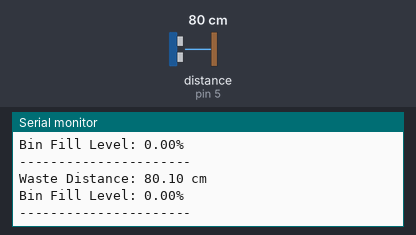
Simulated run of this sketch. Board: Arduino Uno, built with avr-gcc and run on an emulated ATmega328P. Shown: the last lines printed to the serial monitor. Wiring (inferred from the names in the program): ultrasonic range finder: trigger pin 4; echo pin 5. Inputs (shaded band) come from the test bench; at power-on: distance to the obstacle (sensor on pin 5) 80 cm. The echo pulse lasts 58.3 µs per cm.

Above: at 1.8 s.
1.9 s: distance to the obstacle (sensor on pin 5) set to 2 cm
At 2.9 s:
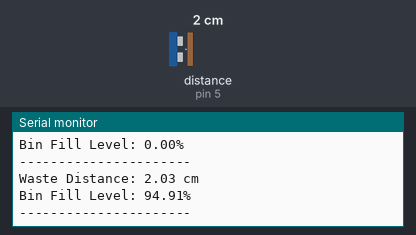
3.4 s: distance to the obstacle (sensor on pin 5) set to 4 cm
At 4.9 s:
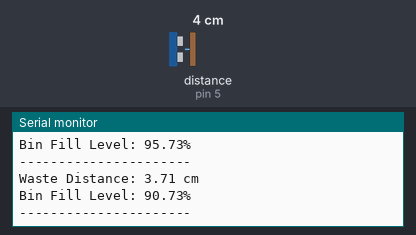
Timing chart, 0 to 6.4 s (numbered marks = the images above; inputs shaded):
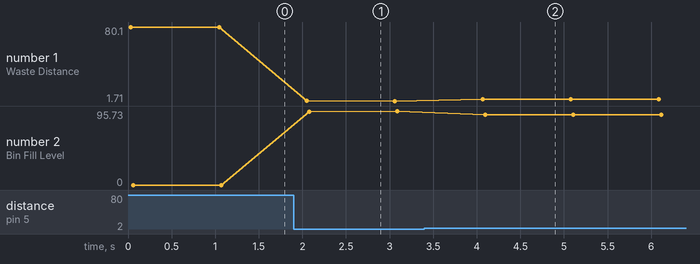

The sketch:

bin_fill_test.ino
```cpp
// Smart Dustbin
// Step 10 - Bin Fill Percentage Test

// Ultrasonic Sensor 2
const int TRIG_PIN = 4;
const int ECHO_PIN = 5;

// Height of the bin in centimeters
const float BIN_HEIGHT = 40.0;


// Function to measure distance
float readDistance()
{
  // Make sure trigger starts LOW
  digitalWrite(TRIG_PIN, LOW);
  delayMicroseconds(2);

  // Send ultrasonic trigger pulse
  digitalWrite(TRIG_PIN, HIGH);
  delayMicroseconds(10);
  digitalWrite(TRIG_PIN, LOW);

  // Measure echo response
  unsigned long duration = pulseIn(ECHO_PIN, HIGH);

  // Convert time to centimeters
  float distance = duration / 58.0;

  return distance;
}


// Function to calculate bin fill percentage
float calculateFillPercentage(float distance)
{
  float fillLevel = BIN_HEIGHT - distance;

  float fillPercentage =
      (fillLevel / BIN_HEIGHT) * 100.0;

  // Prevent percentage from going below 0
  if (fillPercentage < 0)
  {
    fillPercentage = 0;
  }

  // Prevent percentage from going above 100
  if (fillPercentage > 100)
  {
    fillPercentage = 100;
  }

  return fillPercentage;
}


void setup()
{
  Serial.begin(9600);

  pinMode(TRIG_PIN, OUTPUT);
  pinMode(ECHO_PIN, INPUT);

  Serial.println("Bin Fill Level Test Started");
}


void loop()
{
  // Read distance from Sensor 2
  float distance = readDistance();

  // Calculate fill percentage
  float fillPercentage =
      calculateFillPercentage(distance);

  Serial.print("Waste Distance: ");
  Serial.print(distance);
  Serial.println(" cm");

  Serial.print("Bin Fill Level: ");
  Serial.print(fillPercentage);
  Serial.println("%");

  Serial.println("----------------------");

  delay(1000);
}
```

Measured:
- after the input at 1.9 s, the serial monitor: prints a new line after 0.15 s (image 1)
- after the input at 3.4 s, the serial monitor: prints a new line after 0.67 s (image 2)
- plotted number 1: 80.1 → 1.71 after the input at 1.9 s, 1.71 → 3.71 after the input at 3.4 s
- plotted number 2: 0 → 95.73 after the input at 1.9 s, 95.73 → 90.73 after the input at 3.4 s
